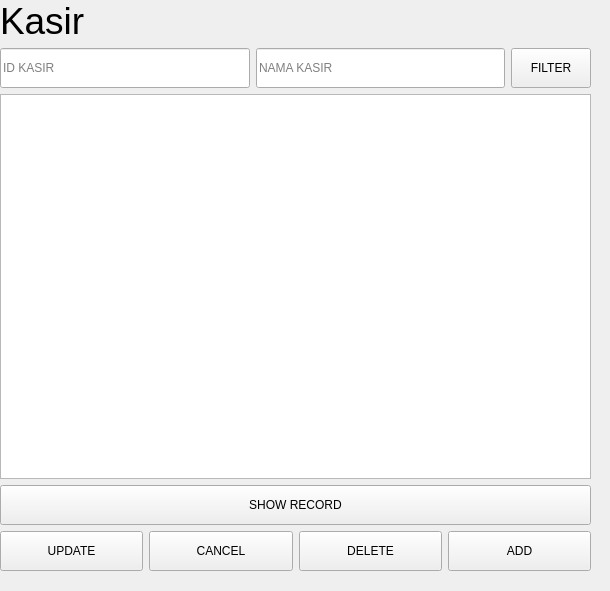
<?xml version="1.0" encoding="UTF-8"?>
<ui version="4.0">
 <class>Kasir</class>
 <widget class="QWidget" name="Kasir">
  <property name="geometry">
   <rect>
    <x>0</x>
    <y>0</y>
    <width>610</width>
    <height>591</height>
   </rect>
  </property>
  <property name="windowTitle">
   <string>Form</string>
  </property>
  <widget class="QWidget" name="verticalLayoutWidget">
   <property name="geometry">
    <rect>
     <x>0</x>
     <y>0</y>
     <width>591</width>
     <height>571</height>
    </rect>
   </property>
   <layout class="QVBoxLayout" name="verticalLayout">
    <item>
     <widget class="QLabel" name="kasir">
      <property name="font">
       <font>
        <pointsize>28</pointsize>
       </font>
      </property>
      <property name="text">
       <string>Kasir</string>
      </property>
     </widget>
    </item>
    <item>
     <layout class="QHBoxLayout" name="horizontalLayout_2">
      <item>
       <widget class="QLineEdit" name="idkasir">
        <property name="minimumSize">
         <size>
          <width>0</width>
          <height>40</height>
         </size>
        </property>
        <property name="placeholderText">
         <string>ID KASIR</string>
        </property>
       </widget>
      </item>
      <item>
       <widget class="QLineEdit" name="namakasir">
        <property name="minimumSize">
         <size>
          <width>0</width>
          <height>40</height>
         </size>
        </property>
        <property name="placeholderText">
         <string>NAMA KASIR</string>
        </property>
       </widget>
      </item>
      <item>
       <widget class="QPushButton" name="filter">
        <property name="minimumSize">
         <size>
          <width>0</width>
          <height>40</height>
         </size>
        </property>
        <property name="text">
         <string>FILTER</string>
        </property>
       </widget>
      </item>
     </layout>
    </item>
    <item>
     <widget class="QTableView" name="tableView">
      <property name="minimumSize">
       <size>
        <width>0</width>
        <height>40</height>
       </size>
      </property>
      <attribute name="horizontalHeaderStretchLastSection">
       <bool>true</bool>
      </attribute>
     </widget>
    </item>
    <item>
     <widget class="QPushButton" name="SHOW_RECORD">
      <property name="minimumSize">
       <size>
        <width>0</width>
        <height>40</height>
       </size>
      </property>
      <property name="text">
       <string>SHOW RECORD</string>
      </property>
     </widget>
    </item>
    <item>
     <layout class="QHBoxLayout" name="horizontalLayout">
      <item>
       <widget class="QPushButton" name="UPDATE">
        <property name="minimumSize">
         <size>
          <width>0</width>
          <height>40</height>
         </size>
        </property>
        <property name="text">
         <string>UPDATE</string>
        </property>
       </widget>
      </item>
      <item>
       <widget class="QPushButton" name="CANCEL">
        <property name="minimumSize">
         <size>
          <width>0</width>
          <height>40</height>
         </size>
        </property>
        <property name="text">
         <string>CANCEL</string>
        </property>
       </widget>
      </item>
      <item>
       <widget class="QPushButton" name="DELETE">
        <property name="minimumSize">
         <size>
          <width>0</width>
          <height>40</height>
         </size>
        </property>
        <property name="text">
         <string>DELETE</string>
        </property>
       </widget>
      </item>
      <item>
       <widget class="QPushButton" name="ADD">
        <property name="minimumSize">
         <size>
          <width>0</width>
          <height>40</height>
         </size>
        </property>
        <property name="text">
         <string>ADD</string>
        </property>
       </widget>
      </item>
     </layout>
    </item>
   </layout>
  </widget>
 </widget>
 <resources/>
 <connections/>
</ui>
